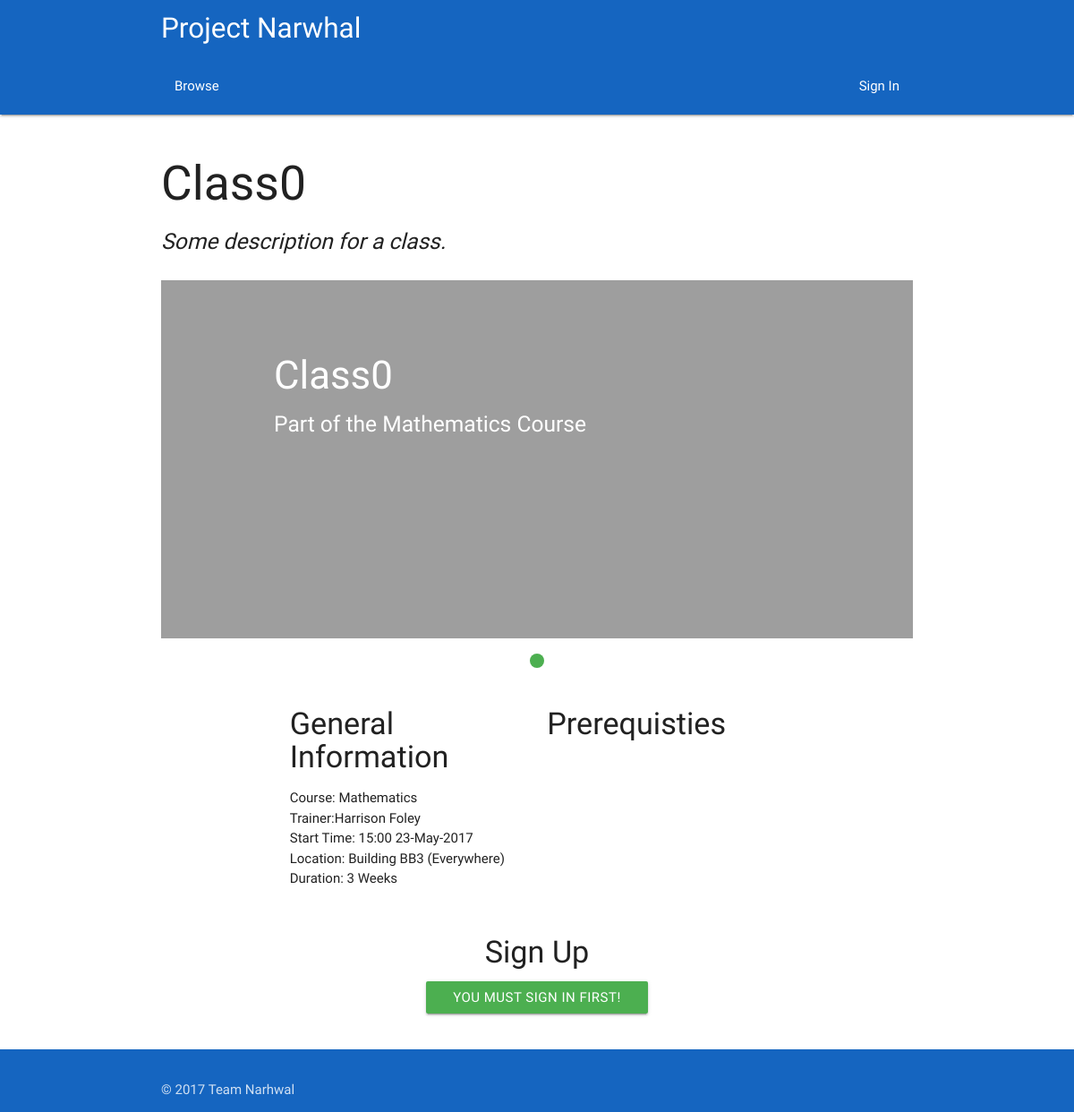
/browse/classes/class/0, run on the app's committed database.
### app/models.py (models this page shows, shortened)
class Class(db.Model):
	__tablename__ = 'Class'
	classID = db.Column(db.Integer, primary_key = True)
	coursePoint = db.Column(db.Integer, db.ForeignKey('Course.courseID'))
	course = db.relationship("Course", foreign_keys = [coursePoint])
	courseID = db.Column(db.Integer)
	title = db.Column(db.String(100))
	description = db.Column(db.String(100))
	capacity = db.Column(db.Integer)
	startDate = db.Column(db.DateTime)
	duration = db.Column(db.Integer)
	endDate = db.Column(db.DateTime)
	reqFac = db.Column(db.String(100), default = 'None')
	preTrain = relationship("Class")
	parent_id = Column(db.Integer, ForeignKey('Class.classID'))
	locationPoint = db.Column(db.Integer, db.ForeignKey('Room.roomID'))
	location = db.relationship("Room", foreign_keys = [locationPoint])
	trainerPoint = db.Column(db.Integer, db.ForeignKey('Trainer.trainerID'))
	trainer = db.relationship("Trainer", foreign_keys = [trainerPoint])
	attendanceList = db.relationship('Delegate', secondary = association_table)
	waitList = db.relationship('Delegate', secondary = waiting_table)

class Course(db.Model):
	__tablename__ = 'Course'
	courseID = db.Column(db.Integer, primary_key = True)
	title = db.Column(db.String(100))
	description = db.Column(db.String(100))

class User(db.Model):
	__tablename__ = 'User'
	userID = db.Column(db.Integer, primary_key = True)
	name = db.Column(db.String(100))
	username = db.Column(db.String(100))
	email = db.Column(db.String(100))
	password = db.Column(db.String(100))
	type = db.Column(db.String(100))
	__mapper_args__ = {
		'polymorphic_identity': 'base',
		'polymorphic_on': type
	}

class Room(db.Model):
	__tablename__ = 'Room'
	roomID = db.Column(db.Integer, primary_key = True)
	capacity = db.Column(db.Integer)
	roomType = db.Column(db.String(100))
	roomCode = db.Column(db.String(100))
	building = db.Column(db.String(100))
	location = db.Column(db.String(100))
	facilities = db.Column(db.String(100))
	picURL = db.Column(db.String(100))
	accessRating = db.Column(db.String(100))

### app/views.py (the view)
@app.route('/browse/classes/class/<id>')
def viewClassDetails(id):
    classID = id
    current_class = classes(classID=classID)
    classSize = classAttendenceLen(current_class)
    if current_user.is_authenticated:
        if current_user.type == 'Delegate':
            clash = noTimeTableClash(current_user, current_class)
            userQualify = meetsRequirements(current_user, current_class)
        else:
            userQualify = False
            clash = "NA"
    else:
        userQualify = "Sign"
        clash = "NA"
    return render_template('viewClass.html', title="Course", current_class=current_class, classSize=classSize, userQualify=userQualify, clash = clash)

### queries.py (called while the page is built)
def listConvert(x):
    if(x.count() == 1):
        x = x[0]
        return x
    else:
        y = []
    for i in x:
        y.append(i)
    return y

def classes(**kwargs):
    q = models.Class.query.filter_by(**kwargs)
    q = listConvert(q)
    return q

def delegates(**kwargs):
    q = models.Delegate.query.filter_by(**kwargs)
    q = listConvert(q)
    return q

def classAttendence(thisClass):
    dels = delegates()
    at = []
    for i in dels:
        for g in i.classList:
            if g.classID == thisClass.classID:
                at.append(g)
    return at

def classAttendenceLen(thisClass):
    return len(classAttendence(thisClass))

### app/templates/viewClass.html (shortened to what this page needs)
{% extends "base.html" %} {% block content %}
<div class="container">
    <div class="row">
        <div class="col s12">
        </div>
    </div>
    <div class="row">
        <div class="col s12">
            <h2>{{current_class.title}}</h2>
            <h5><i>{{current_class.description}}</i></h5>
        </div>
    </div>
    <div class="row">
        <div class="col s12">
            <div class="slider">
                <ul class="slides">
                    <li>
                        <img src="{{current_class.location.picURL}}">
                        <div class="caption left-align">
                            <h3>{{current_class.title}}</h3>
                            <h5 class=" lightgrey-text text-lighten-3">Part of the {{current_class.course.title}} Course</h5>
                        </div>
                    </li>
                </ul>
            </div>
        </div>
    </div>
    <div class="row">
        <div class="col s12 l4 offset-l2">
            <h4>General Information</h4>
            <ul>
                <li>Course: {{current_class.course.title}}</li>
                <li>Trainer:{{current_class.trainer.name}}</li>
                <li>Start Time: {{current_class.startDate.strftime('%H:%M %d-%b-%Y') }}</li>
                <li>Location: {{current_class.location.building}} {{current_class.location.roomCode}} ({{current_class.location.location}})
                    <li>
                        <li>Duration: {{current_class.duration}} Weeks</li>
            </ul>
        </div>
        <div class="col s12 l4">
            <h4>Prerequisties</h4>
        </div>
    </div>
</div>
<div class="row">
    <div class="col s12">
        <h4 class="center-align">Sign Up</h4>
    </div>
    <div class="row">
        <div class="col s12 center-align">
            <a href="{%if userQualify == "Sign"%}/login{%else%}/signup/{{current_class.classID}}{%endif%}"
            class="waves-effect waves-light btn green {% if userQualify == False or clash == False%}disabled{% endif %}">
            {% if current_class.capacity == classSize %}Add to Waiting List{%elif userQualify == False %}Requirements Not Met
            {%elif userQualify == "Sign" %}You Must Sign In First!
            {%elif clash == False %}This Module Clashes With Your Timetable
            {%else%}Sign Up{% endif %}</a>
        </div>
    </div>
</div>
{% endblock %}

### app/static/css/style.css (style rules this page uses)
html { font-family: 'Raleway', sans-serif; }
.Site { display: flex; min-height: 100vh; flex-direction: column; }

### data on the page
Class: title "Class0", description "Some description for a class.", startDate "15:00 23-May-2017", duration "3"
Course: course "Mathematics"
User: trainer.name "Harrison Foley"
Room: location.building "Building", location.roomCode "BB3", location.location "Everywhere"
